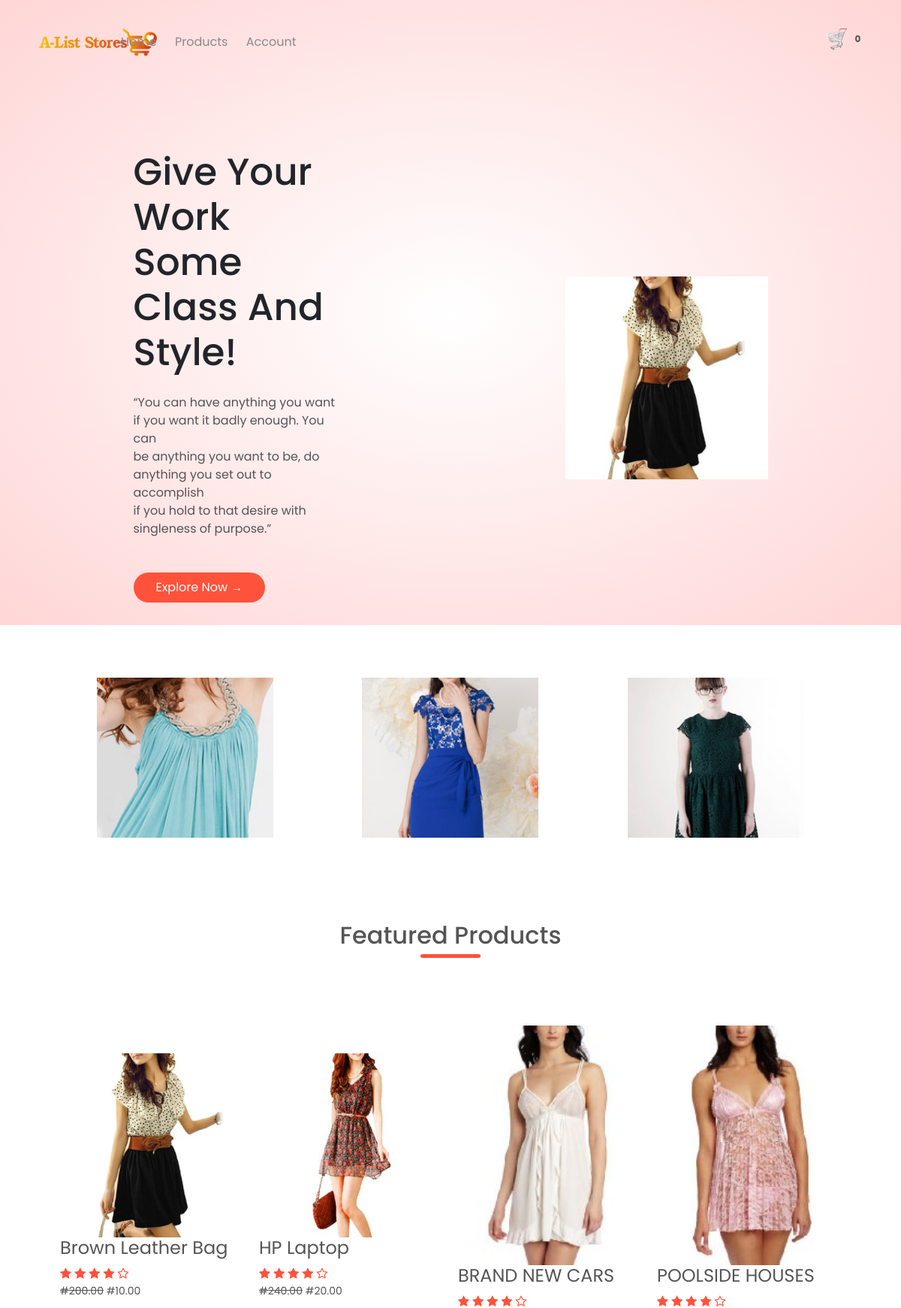
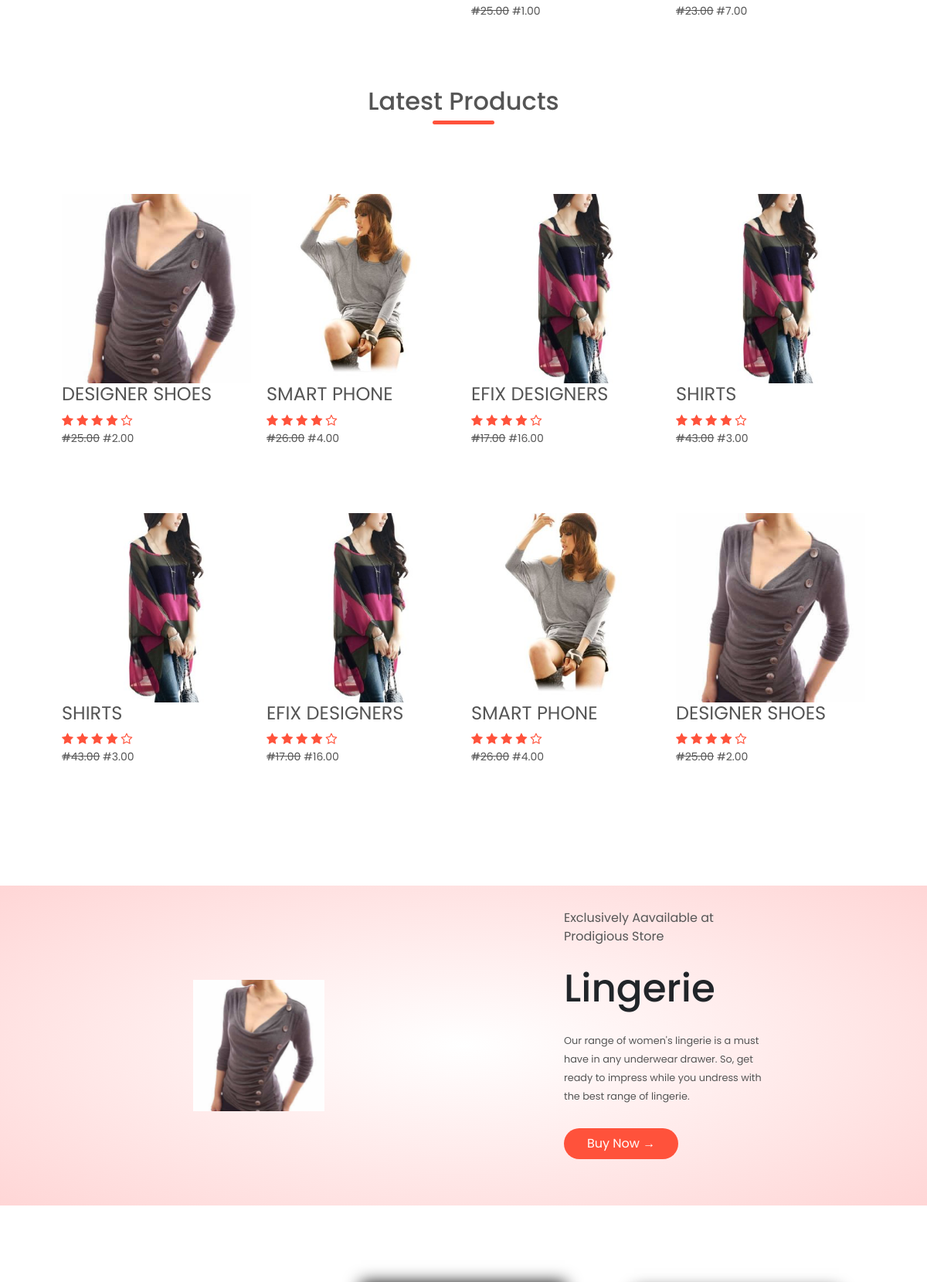
The page / (upper part) on the database its author committed (2 pictures, top to bottom).
### home/models.py (models this page shows, shortened)
class Setting(models.Model):
    STATUS =(
        ('True', 'True'),
        ('False', 'False'),
    )
    title = models.CharField(max_length=100)
    keywords = models.CharField(max_length=255)
    description = models.CharField(max_length=255, null=True)
    company = models.CharField(max_length=50, null=True)
    address = models.CharField(max_length=100)
    phone = models.CharField( null=True, max_length=15)
    email = models.CharField(blank=True, max_length=50)
    icon = models.ImageField(blank=True,null=True,  upload_to='images/')
    logo = models.ImageField(blank=True,null=True, upload_to='images/')
    cart_icon = models.ImageField(blank=True,null=True, upload_to='images/')
    menu_icon = models.ImageField(blank=True,null=True, upload_to='images/')
    facebook = models.CharField(blank=True, max_length=50)
    instagram = models.CharField(blank=True, max_length=50)
    twitter = models.CharField(blank=True, max_length=50)
    created_at = models.DateTimeField(auto_now_add=True)
    updated_at = models.DateTimeField(auto_now=True)
    about =RichTextUploadingField(blank=True)
    about2 =RichTextUploadingField(blank=True, default='aboutto')
    contact =RichTextUploadingField(blank=True)
    status = models.CharField(max_length=10, choices=STATUS)

### product/models.py (models this page shows, shortened)
class Product(models.Model):
    STATUS =(
        ('True', 'True'),
        ('False', 'False'),
    )
    AVAILABLE =(
        ('In Stock', 'In Stock'),
        ('Out Of Stock', 'Out Of Stock'),
        ('ReStocked', 'ReStocked'),
    )
    category = models.ForeignKey(Category, on_delete=models.DO_NOTHING)
    title = models.CharField(max_length=150, blank=True)
    keywords = models.CharField(max_length=255)
    description = models.CharField(max_length=255)
    image= models.ImageField(blank=True, upload_to='images/')
    price = models.FloatField(null=True, blank=True)
    sizes = models.CharField(max_length=30, null=True, default='Large')
    discount_price= models.FloatField(blank=True, null=True)
    available= models.CharField(choices=AVAILABLE, max_length=15, default='In Stock')
    quantity_instock = models.IntegerField(null=True, blank=True, default=1000)
    minquantity = models.IntegerField(blank=True)
    amount = models.IntegerField(null=True, blank=True)
    status = models.CharField(max_length=10, choices=STATUS)
    slug = models.SlugField(null=False, unique=True)
    created_at = models.DateTimeField(auto_now_add=True)
    updated_at = models.DateTimeField(auto_now=True)
    featured = models.BooleanField(blank=True)
    latest = models.BooleanField(blank=True)
    banner = models.BooleanField(blank=True)
    offer = models.BooleanField(blank=True)
    detail = RichTextUploadingField()
    def image_tag(self):
        return mark_safe('<img src="{}" height="50"/>'.format(self.image.url))
    image_tag.short_description = 'Image'

class Category(models.Model):
    STATUS =(
        ('True', 'True'),
        ('False', 'False'),
    )
    title = models.CharField(max_length=150)
    image = models.ImageField(blank=True, upload_to='images/')
    status = models.CharField(max_length=10, choices=STATUS)
    slug = models.SlugField(null=False, unique=True)
    created_at = models.DateTimeField(auto_now_add=True)

### home/views.py (the view)
# urls.py: path('', views.index, name = 'index'),
def index(request):
    setting= Setting.objects.get(pk=1)
    brands = Brand.objects.all()
    testimo = Testimonial.objects.all()
    banner = Product.objects.get(banner=True)
    offer = Product.objects.get(offer=True)
    category = Category.objects.all()[:3]
    featured = Product.objects.filter(featured= True)
    latest = Product.objects.filter(latest= True)[:4]
    latest2 = Product.objects.filter(latest= True).order_by('-id')[:4]
    context={
        'setting':setting,
        'brands': brands,
        'testimo':testimo,
        'banner': banner,
        'offer': offer,
        'category': category,
        'featured': featured,
        'latest': latest,
        'latest2': latest2,
    }
    return render(request, 'index.html', context)

### home/context_processor.py (called while the page is built)
def cartcount(request):
    cartcount = ShopCart.objects.filter(order_placed=False).filter(user__username=request.user.username)
    total_quantity = 0
    for item in cartcount:
        total_quantity += item.quantity
    context = {'itemcount':total_quantity}
    return context

### home/templates/index.html (shortened to what this page needs)
    {% extends 'base.html' %}
    {% load static %}
    {% load humanize %}
    {% block header %} {% include "header.html" %} {% endblock header %}
    {% block content %} {% include "content.html" %} {% endblock content %}
    {% block offer %}  {% include "offer.html" %} {% endblock offer %}
    {% block testimonials %} {% include "testimonials.html" %} {% endblock testimonials %}

### home/templates/header.html (shortened to what this page needs)
{% load static %}
<div class="headermain">
    <div class="container">
        <div class="header">
            <div class="logo">
                <a href="{% url 'index' %}"><img src="{{setting.logo.url}}" alt="company logo here"></a>
            </div>
            <div class="navbar">
                <ul id="MenuItems">
                        <li><a href="{% url 'index' %}">Home</a></li>
                        <li><a href="{% url 'category' %}">Products</a></li>
                    {% if user.id is not None %}
                        <li><a href="{% url 'user' %}"><img src="{{profile.image.url}}" alt="" style="border-radius: 30px; height:50px"></a></li>
                        <li>
                           <a href="{% url 'user' %}">Welcome!
                                {% if request.user.first_name %}
                                    {{request.user.first_name}}
                                {% else %}
                                    {{request.user.username}}
                                {% endif %}
                           </a>
                        </li>
                        <li><a href="{% url 'logoutfunc' %}">Logout</a></li>
                        <li><a href="">Change Password</a></li>
                    {% else %}
                        <li><a href="{% url 'accountform' %}">Account</a></li>
                    {% endif %}
                </ul>
            </div>
            <a href="{% url 'order:shopcart' %}"><img src="{{setting.cart_icon.url}}" alt="shop cart" width="30px" height="30px">
                {% if itemcount > 0 %}
                    <span class="badge red z-depth-1 mr-1">{{ itemcount }}</span>
                {% else %}
                    <span class="badge red z-depth-1 mr-1">0</span>
                {% endif %}
            </a>
        </div>
        <div class="row">
            <div class="col-2">
                <h1>Give Your Work Some <br> Class And Style!</h1>
                <p>“You can have anything you want if you want it badly enough. You can  <br>be anything
                     you want to be, do anything you set out to accomplish <br>
                      if you hold to that desire with singleness of purpose.”
                </p>
                    <a href="{% url 'category' %}" class="buttons">Explore Now &#8594;</a>
            </div>
            <div class="col-2">
                <img src="{{banner.image.url}}">
            </div>
        </div>
    </div>
</div>

### home/templates/content.html
{% load humanize %}
    <div class="categories">
        <div class="small-container">
            <div class="row">
                {% if category %}
                    {% for item in category %}
                        <div class="col-3">
                            <a href="{% url 'product_list' item.id item.slug %}"><img src="{{ item.image.url}}"></a>
                        </div>
                    {% endfor %}
                {% endif %}
            </div>
        </div>
    </div>
    <div class="small-container">
        <h2 class="title">Featured Products</h2>
        <div class="row">
        {% if featured %}
            {% for item in featured %}
                <div class="col-4">
                    <a href="{% url 'prod_detail' item.id item.slug %}"><img src="{{ item.image.url}}"></a>
                    <a href="{% url 'prod_detail' item.id item.slug %}"><h4>{{item.title}}</h4></a>
                    <div class="rating">
                        <i class="fa fa-star"></i>
                        <i class="fa fa-star"></i>
                        <i class="fa fa-star"></i>
                        <i class="fa fa-star"></i>
                        <i class="fa fa-star-o"></i>
                    </div>
                    <p class="price">
                        {% if item.discount_price %}
                            <del>#{{item.price | floatformat:2 | intcomma}}</del>
                            <span>#{{ item.discount_price | floatformat:2 | intcomma }}</span>
                        {% else %}
                            <span>#{{ item.price | floatformat:2 | intcomma}}</span>
                        {% endif %}
                    </p>
                </div>
            {% endfor %}
        {% endif %}
        </div>
        <h2 class="title">Latest Products</h2>
        <div class="row">
            {% if latest %}
                {% for item in latest %}
                    <div class="col-4">
                        <a href="{% url 'prod_detail' item.id item.slug %}"><img src="{{ item.image.url}}"></a>
                        <a href="{% url 'prod_detail' item.id item.slug %}"><h4>{{item.title}}</h4></a>
                        <div class="rating">
                            <i class="fa fa-star"></i>
                            <i class="fa fa-star"></i>
                            <i class="fa fa-star"></i>
                            <i class="fa fa-star"></i>
                            <i class="fa fa-star-o"></i>
                        </div>
                        <p class="price">
                            {% if item.discount_price %}
                                <del>#{{item.price | floatformat:2 | intcomma}}</del>
                                <span>#{{ item.discount_price | floatformat:2 | intcomma }}</span>
                            {% else %}
                                <span>#{{ item.price | floatformat:2 | intcomma}}</span>
                            {% endif %}
                        </p>
                    </div>
                {% endfor %}
            {% endif %}
        </div>
        <div class="row">
            {% if latest2 %}
                {% for item in latest2 %}
                    <div class="col-4">
                        <a href="{% url 'prod_detail' item.id item.slug %}"><img src="{{ item.image.url}}"></a>
                        <a href="{% url 'prod_detail' item.id item.slug %}"><h4>{{item.title}}</h4></a>
                        <div class="rating">
                            <i class="fa fa-star"></i>
                            <i class="fa fa-star"></i>
                            <i class="fa fa-star"></i>
                            <i class="fa fa-star"></i>
                            <i class="fa fa-star-o"></i>
                        </div>
                        <p class="price">
                            {% if item.discount_price %}
                                <del>#{{item.price | floatformat:2 | intcomma}}</del>
                                <span>#{{ item.discount_price | floatformat:2 | intcomma }}</span>
                            {% else %}
                                <span>#{{ item.price | floatformat:2 | intcomma}}</span>
                            {% endif %}
                        </p>
                    </div>
                {% endfor %}
            {% endif %}
        </div>
    </div>

### home/templates/offer.html
    <div class="offer">
        <div class="small-container">
            <div class="row">
                <div class="col-2">
                    <img src="{{offer.image.url}}" class="offer-img">
                </div>
                <div class="col-2">
                    <p>Exclusively Aavailable at Prodigious Store</p>
                    <h1>Lingerie </h1>
                    <small>
                        Our range of women's lingerie is a must have in any underwear drawer.
                        So, get ready to impress while you undress with the best range of lingerie.
                    </small>
                    <a href="{% url 'category' %}" class="buttons">Buy Now &#8594;</a>
                </div>
            </div>
        </div>
    </div>

### home/static/css/main.css (style rules this page uses)
* { padding: 0; margin: 0; box-sizing: border-box; }
body { font-family: 'Poppins', sans-serif; }
.headermain { background: radial-gradient(#fff, #ffd6d6); }
.container { max-width: 1300px; margin: auto; padding: 0 25px; }
.header { display: flex; align-items: center; padding: 20px; }
.logo { width: 100px; }
.logo img { width: 170px; }
.navbar { flex: 1; text-align: right; }
.navbar li { display: inline-block; margin-right: 20px; }
a { text-decoration: none; color: #555; }
p { color: #555; }
.row { display: flex; align-items: center; flex-wrap: wrap; justify-content: space-around; }
.headermain .row { margin: 70px 0; }
.col-2 { flex-basis: 50%; min-width: 300px; }
.col-2 img { max-width: 100%; padding: 50px 0; }
.col-2 h1 { font-size: 50px; line-height: 60px; margin: 25px 0; }
.buttons { display: inline-block; background: #ff523b; color: white; text-decoration: none; padding: 8px 30px; margin: 30px 0; border-radius: 30px; }
.categories { margin: 70px 0; }
.small-container { max-width: 1080px; margin: auto; padding: 0 25px; }
.col-3 { flex-basis: 30%; min-width: 250px; margin-bottom: 30px; }
.col-3 img { width: 100%; }
.title { text-align: center; margin: 0 auto 80px; position: relative; line-height: 60px; color: #555; }
.col-4 { flex-basis: 25%; padding: 10px; min-width: 200px; margin-bottom: 50px; transition: transform 0.5s; }
.col-4 img { width: 100%; }
.title::after { content: ''; background: #ff523b; width: 80px; height: 5px; border-radius: 5px; position: absolute; bottom: 0; left: 50%; transform: translateX(-50%); }
h4 { color: #555; font-weight: normal; }
.col-4 p { font-size: 14px; }
.rating .fa { color: #ff523b; }
.offer { background: radial-gradient(#fff, #ffd6d6); margin-top: 80px; padding: 30px 0; }
.col-2 .offer-img { padding: 50px; }
small { color: #555; }
ul { list-style-type: none; }
ul li { margin-bottom: 10px; }
ul a { text-decoration: none; color: #8a8a8a; }

### rows shown on the page
Setting: logo (picture), cart_icon (picture)
Product: image (picture), title "Brown Leather Bag", price "200.00", discount_price "10.00"
Category: image (picture)
Category: image (picture)
Category: image (picture)
Product: image (picture), title "HP Laptop", price "240.00", discount_price "20.00"
Product: image (picture), title "BRAND NEW CARS", price "25.00", discount_price "1.00"
Product: image (picture), title "POOLSIDE HOUSES", price "23.00", discount_price "7.00"
Product: image (picture), title "DESIGNER SHOES", price "25.00", discount_price "2.00"
Product: image (picture), title "SMART PHONE", price "26.00", discount_price "4.00"
Product: image (picture), title "EFIX DESIGNERS", price "17.00", discount_price "16.00"
Product: image (picture), title "SHIRTS", price "43.00", discount_price "3.00"
